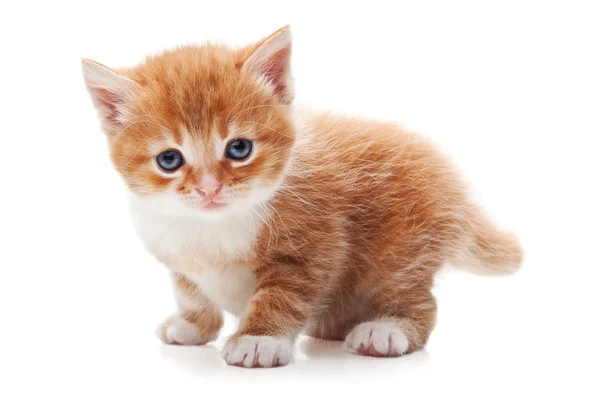
#> input picture image1.jpg, 600 x 398 px
$ python filtros_imagen.py
#> lines starting #> are read from the running program, lines starting #| are printed output that depends on the picture
from concurrent.futures import ThreadPoolExecutor
from PIL import Image, ImageFilter

# define la funcion para aplicar filtro
def aplicar_filtro(imagen_path):
#> called with imagen_path = 'image1.jpg'
    img=Image.open(imagen_path)
#> img is the input picture: PIL image 600x398 RGB; mean R, G, B 230.5, 214.8, 205.4
    img =img.filter(ImageFilter.GaussianBlur(5))
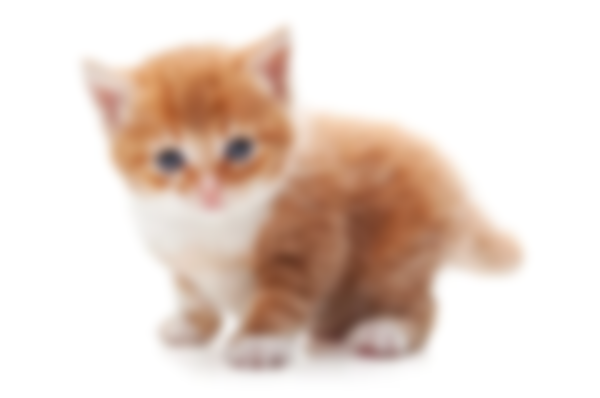
#> img: PIL image 600x398 RGB; mean R, G, B 230.5, 214.8, 205.4
    img.save(f"{imagen_path}_blurred.jpg")
    print(f"Filtro aplicando a {imagen_path}")

#crea un Pool de threads y dtrubuye las tareas
imagenes=["image1.jpg", "image2.jpg", "image3.jpg"]
with ThreadPoolExecutor(max_workers=3) as executor:
    executor.map(aplicar_filtro, imagenes)
#> call 2 of aplicar_filtro, with imagen_path = 'image2.jpg'
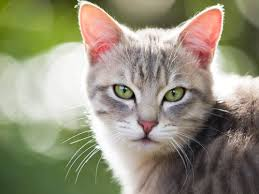
#> input picture image2.jpg, 259 x 194 px
#> in aplicar_filtro, img is the input picture: PIL image 259x194 RGB; mean R, G, B 148.2, 144.6, 122.6
#> in aplicar_filtro (call 2), `img =img.filter(ImageFilter.GaussianBlur(5))`:
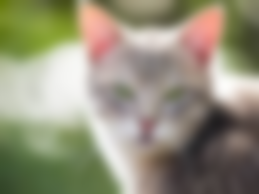
#> img: PIL image 259x194 RGB; mean R, G, B 148.2, 144.6, 122.6
#> call 3 of aplicar_filtro, with imagen_path = 'image3.jpg'
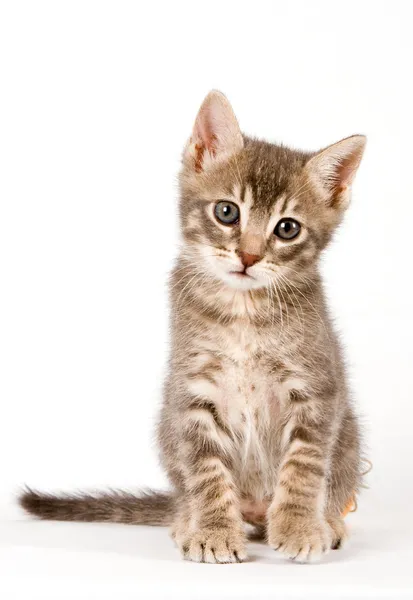
#> input picture image3.jpg, 413 x 600 px
#> in aplicar_filtro, img is the input picture: PIL image 413x600 RGB; mean R, G, B 231, 221.5, 214.1
#> in aplicar_filtro (call 3), `img =img.filter(ImageFilter.GaussianBlur(5))`:
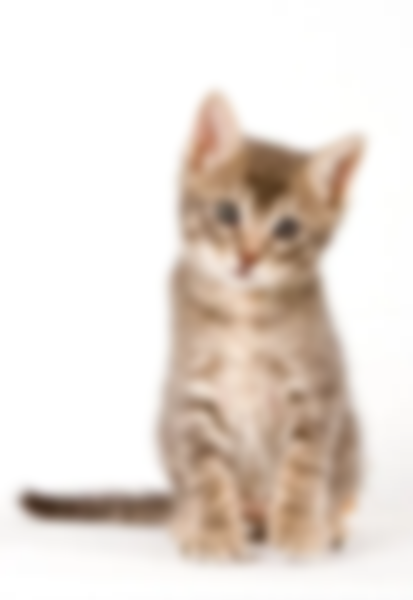
#> img: PIL image 413x600 RGB; mean R, G, B 231, 221.6, 214.1
